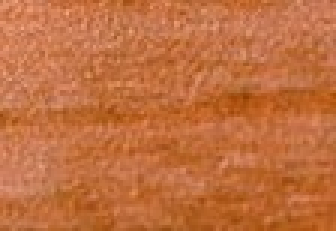
#> input picture images/balls - roi.jpg, 112 x 77 px, given in place of the camera (shown 3 times larger)
$ python exercise1.py
#> lines starting #> are read from the running program, lines starting #| are printed output that depends on the picture; after the words box and inside, x2 and y2 are one past the last pixel; in counts of white or black regions, pixels touching at a corner belong together
import cv2 as cv
import numpy as np

cap = cv.VideoCapture(0)

while True:
    ret, frame = cap.read()
#> frame is the input picture: shape (77, 112, 3); mean B, G, R 63.7, 111.4, 193.4
    if not ret:
        break

    hsv = cv.cvtColor(frame, cv.COLOR_BGR2HSV)
#> hsv: shape (77, 112, 3); mean H, S, V 11, 172.2, 193.4

    lb = np.array([110, 50, 50])
    hb = np.array([130, 255, 255])

    lg = np.array([36, 25, 25])
    ug = np.array([86, 255, 255])

    lr = np.array([0, 100, 20])
    ur = np.array([10, 255, 255])

    mask1 = cv.inRange(hsv, lb, hb)
#> mask1: shape (77, 112); every value is 0
    mask2 = cv.inRange(hsv, lg, ug)
    mask3 = cv.inRange(hsv, lr, ur)
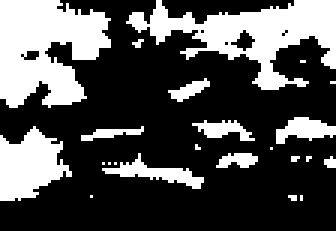
#> mask3: shape (77, 112) (shown 3 times larger); 31.4% white; 23 white regions (14 under 20 px), largest, box (x1, y1, x2, y2) and area: (0, 0, 37, 36) 933, (42, 0, 112, 30) 883, (0, 42, 24, 67) 384

    masks_add = mask1 + mask2 + mask3

    res = cv.bitwise_and(frame, frame, mask = masks_add)
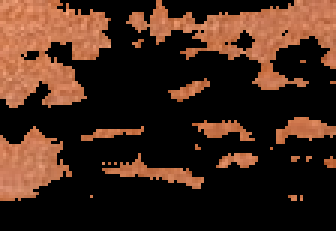
#> res: shape (77, 112, 3) (shown 3 times larger); mean B, G, R 25.9, 38.2, 63.3

    cv.imshow('frame', frame)
    cv.imshow('mask1',masks_add)
    cv.imshow('window', res)

    k = cv.waitKey(1)
#> (key q is pressed here)
    if k == ord('q'):
        break

cv.destroyAllWindows()

$ run again, on images/balls.jpg
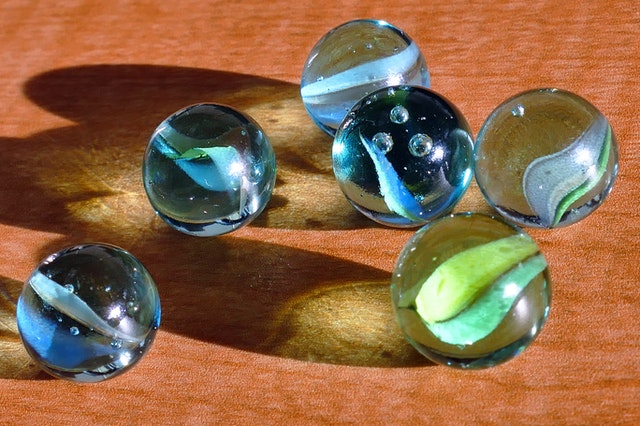
#> input picture images/balls.jpg, 640 x 426 px, given in place of the camera
#> frame is the input picture: shape (426, 640, 3); mean B, G, R 71.6, 102.9, 140.8
#> hsv: shape (426, 640, 3); mean H, S, V 30.9, 152.4, 152
#> `mask1 = cv.inRange(hsv, lb, hb)`:
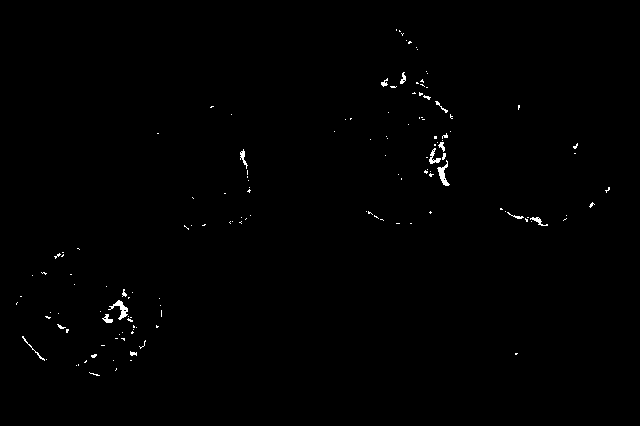
#> mask1: shape (426, 640); 0.49% white in thin lines or dots, all inside (x1, y1, x2, y2) = (16, 29, 610, 376)
#> mask2: shape (426, 640); 7.2% white; 202 white regions (165 under 20 px), largest, box (x1, y1, x2, y2) and area: (390, 220, 546, 350) 9425, (149, 111, 238, 184) 2250, (143, 172, 232, 221) 1847
#> mask3: shape (426, 640); 27.8% white; 524 white regions (404 under 20 px), largest, box (x1, y1, x2, y2) and area: (0, 0, 362, 281) 31488, (77, 229, 377, 413) 16141, (386, 12, 550, 127) 6647
#> masks_add: shape (426, 640); 35.5% white; 862 white regions (690 under 20 px), largest, box (x1, y1, x2, y2) and area: (0, 0, 362, 281) 31488, (77, 229, 377, 413) 16577, (390, 220, 546, 350) 9425
#> `res = cv.bitwise_and(frame, frame, mask = masks_add)`:
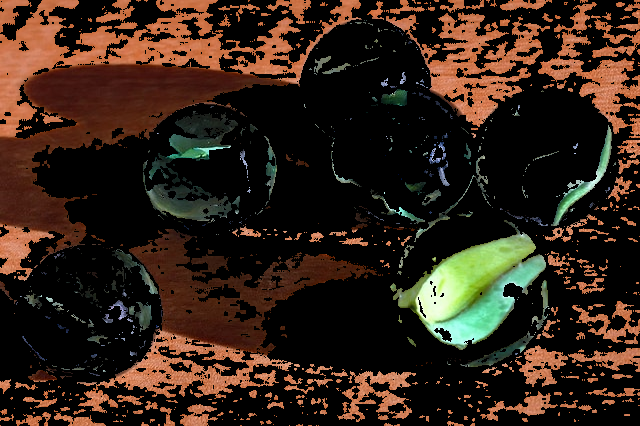
#> res: shape (426, 640, 3); mean B, G, R 23.7, 34.9, 51

$ run again, on images/balls2.jpg
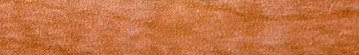
#> input picture images/balls2.jpg, 359 x 55 px, given in place of the camera
#> frame is the input picture: shape (55, 359, 3); mean B, G, R 66.4, 115.8, 198
#> hsv: shape (55, 359, 3); mean H, S, V 11.2, 170.6, 198
#> mask1: shape (55, 359); every value is 0
#> `mask3 = cv.inRange(hsv, lr, ur)`:
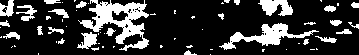
#> mask3: shape (55, 359); 21.1% white; 64 white regions (38 under 20 px), largest, box (x1, y1, x2, y2) and area: (78, 0, 149, 51) 1452, (219, 23, 319, 50) 810, (258, 0, 293, 16) 368
#> `res = cv.bitwise_and(frame, frame, mask = masks_add)`:
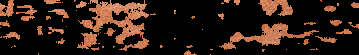
#> res: shape (55, 359, 3); mean B, G, R 18.1, 26.5, 43.4
